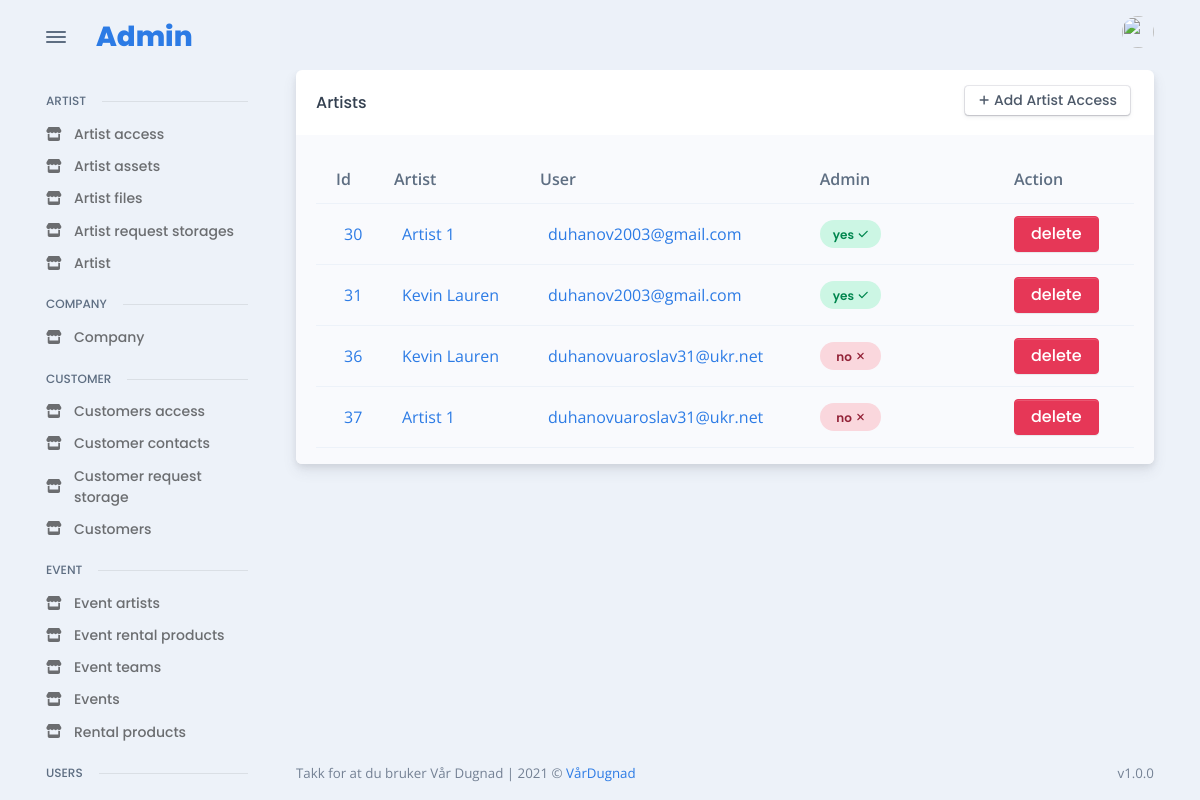
The page /admin_site/artist/all_access/ (signed in) on the database its author committed.
### artist/models.py (models this page shows, shortened)
class ArtistAccess(models.Model):
    artist = models.ForeignKey(
        Artist, verbose_name="artist_access", on_delete=models.CASCADE
    )
    access = models.ForeignKey(
        User, verbose_name=("access"), on_delete=models.CASCADE, null=True
    )
    admin = models.BooleanField(default=False)
    class Meta:
        unique_together = (
            "artist",
            "access",
        )

class Artist(models.Model):
    name = models.CharField("name", max_length=255, unique=True)
    technical_raider = RichTextField("technical raider")
    hospitality_raider = RichTextField("technical raider")
    active = models.BooleanField(default=True)

### users/models.py (models this page shows, shortened)
class User(AbstractBaseUser):
    email = models.EmailField(max_length=255, unique=True)
    first_name = models.CharField(max_length=255)
    last_name = models.CharField(max_length=255)
    picture = models.ImageField(upload_to="images/users", blank=True)
    phone = models.CharField(max_length=50, blank=True, unique=True)
    driver_licens_classes = models.CharField(max_length=50, blank=True)
    birthdate = models.DateField(null=True, blank=True)
    last_login = models.DateTimeField(auto_now_add=True)
    is_active = models.BooleanField(default=True)  # can login
    staff = models.BooleanField(default=False)  # can login
    admin = models.BooleanField(default=False)  # can login
    USERNAME_FIELD = "email"
    REQUIRED_FIELDS = ["first_name", "last_name"]
    objects = UserManager()

### admin_app/admin_artist/views.py (the view)
# urls.py: path("all_access/", ArtisAccesstListView.as_view(), name = "admin_get_all_artist_access"),
class ArtisAccesstListView(LoginRequiredMixin, ListView):
    model = ArtistAccess
    template_name = "admin/pages/artist/access/all.html"
    context_object_name = 'access'
    def get_context_data(self, **kwargs):
        context = super().get_context_data(**kwargs)
        return context

### templates/admin/pages/artist/access/all.html (shortened to what this page needs)
{% extends 'base/admin_base.html' %}
{% load static %}
{% load widget_tweaks %}
{% block content %}
<div class="card">
  <div class="card-header">
    <div class="row flex-between-center">
      <div class="col-4 col-sm-auto d-flex align-items-center pe-0">
        <h5 class="fs-0 mb-0 text-nowrap py-2 py-xl-0">Artists</h5>
      </div>
      <div class="col-8 col-sm-auto text-end ps-2">
        <a href="{% url 'admin_add_new_artist_access' %}" class="btn btn-falcon-default btn-sm me-1 mb-1">
          <span class="fas fa-plus me-1" data-fa-transform="shrink-3"></span>Add Artist Access
        </a>
      </div>
    </div>
  </div>
  <div class="card-body bg-light pb-0">
    <div class="table-responsive scrollbar">
      {% if access|length %}
      <table class="table table-hover table-striped overflow-hidden">
        <thead>
          <tr>
            <th scope="col">Id</th>
            <th scope="col">Artist</th>
            <th scope="col">User</th>
            <th scope="col">Admin</th>
            <th></th>
            <th></th>
            <th></th>
            <th></th>
            <th scope="col">Action</th>
          </tr>
        </thead>
        <tbody>
          {% for ac in access %}
          <tr class="align-middle">
            <td class="text-nowrap">
              <div class="d-flex align-items-center">
                <div class="ms-2"><a href="{% url 'admin_change_details_artist_access' ac.id %}">{{ac.id}}</a></div>
              </div>
            </td>
            <td class="text-nowrap">
              <div class="d-flex align-items-center">
                <div class="ms-2"><a href="{% url 'admin_change_details_artist' ac.artist.id %}">{{ac.artist.name}}</a></div>
              </div>
            </td>
            <td class="text-nowrap">
              <div class="d-flex align-items-center">
                <div class="ms-2"><a href="{% url 'admin_change_details_user' ac.access.id %}">{{ ac.access.email }}</a></div>
              </div>
            </td>
            {% if ac.admin %}
            <td><span class="badge badge rounded-pill d-block p-2 badge-soft-success">yes<span class="ms-1 fas fa-check" data-fa-transform="shrink-2"></span></span></td>
            {% else %}
            <td><span class="badge badge rounded-pill d-block p-2 badge-soft-danger">no<span class="ms-1 fas fa-times" data-fa-transform="shrink-2"></span></span></td>
            {% endif %}
            <th></th>
            <th></th>
            <th></th>
            <th></th>
            <td><a class="btn btn-danger"  href="{% url 'admin_delete_artist_access' ac.id %}">delete</a></tr>
          {% endfor %}
        </tbody>
      </table>
      {% else %}
          <p>There is no artist access yet, try to add some</p>
      {% endif %}
    </div>
  </div>
  </div>
{% endblock %}

### rows shown on the page
ArtistAccess: id "30", artist.name "Artist 1", access.email "duhanov2003@gmail.com", admin "yes"
ArtistAccess: id "31", artist.name "Kevin Lauren", access.email "duhanov2003@gmail.com", admin "yes"
ArtistAccess: id "36", artist.name "Kevin Lauren", access.email "duhanovuaroslav31@ukr.net", admin "no"
ArtistAccess: id "37", artist.name "Artist 1", access.email "duhanovuaroslav31@ukr.net", admin "no"
